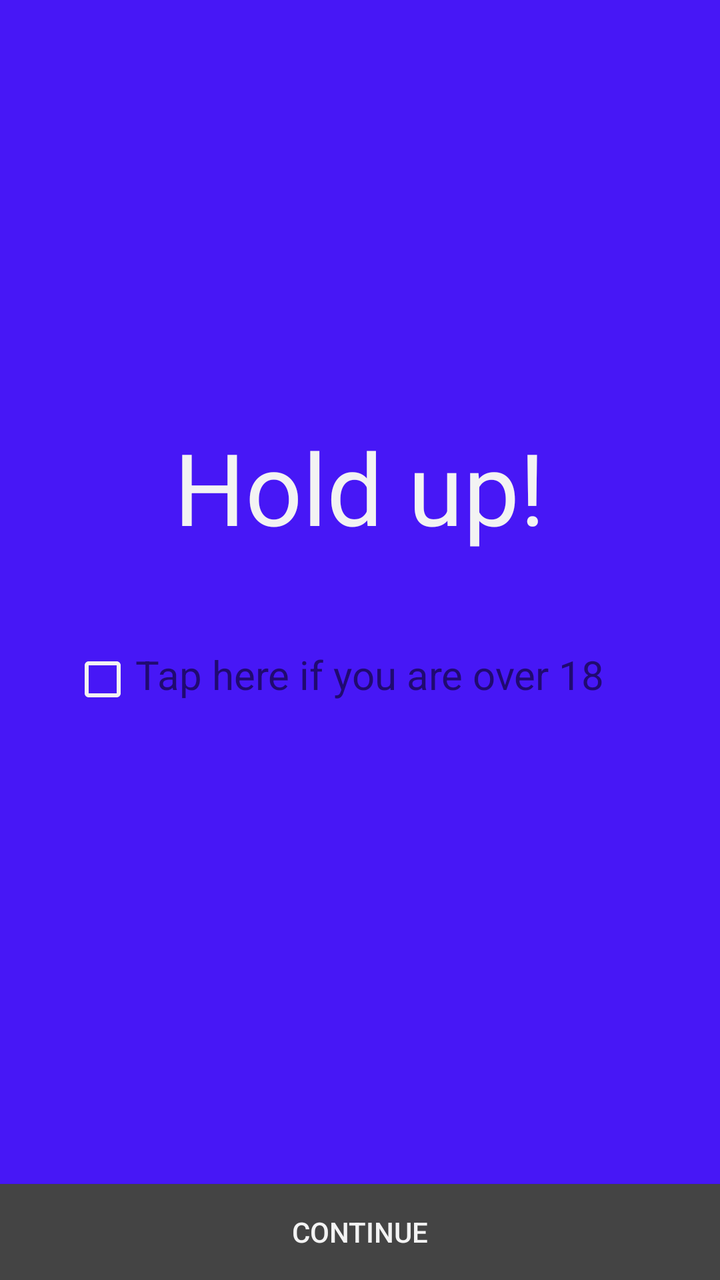
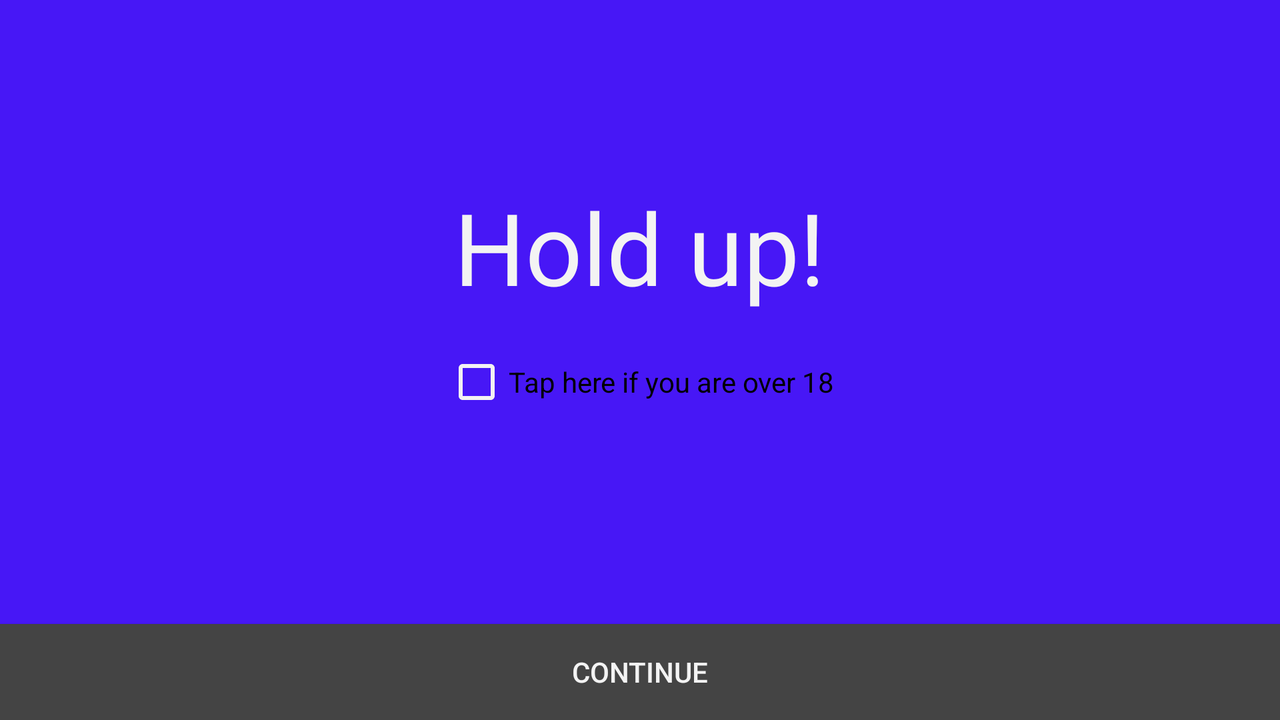

An Android layout and its configuration variant, each rendered on a device that would load it. The default file and the variant file are quoted in full after the pictures.
<!-- AndroidManifest.xml: application theme AppTheme -->
<!-- res/layout/activity_second_sign_up_page.xml -->
<?xml version="1.0" encoding="utf-8"?>
<RelativeLayout
    xmlns:android="http://schemas.android.com/apk/res/android"
    xmlns:tools="http://schemas.android.com/tools"
    android:layout_width="match_parent"
    android:layout_height="match_parent"
    android:background="@color/purple"
    tools:context="com.dating.app.idateu.SignUp_LogIn.SecondSignUpPage">

    <TextView
        android:id="@+id/warning_txt"
        android:layout_width="wrap_content"
        android:layout_height="wrap_content"
        android:layout_alignParentTop="true"
        android:layout_centerHorizontal="true"
        android:layout_marginTop="210dp"
        android:text="Hold up!"
        android:textColor="@color/white"
        android:textSize="50sp" />

    <CheckBox
        android:id="@+id/tick_box"
        android:layout_width="wrap_content"
        android:layout_height="wrap_content"
        android:layout_below="@id/warning_txt"
        android:layout_alignStart="@id/warning_txt"
        android:layout_marginStart="-52dp"
        android:layout_marginTop="47dp"
        android:layout_marginRight="2dp"
        android:buttonTint="@color/white"/>

    <TextView
        android:id="@+id/tap_here_txt"
        android:layout_width="wrap_content"
        android:layout_height="wrap_content"
        android:layout_below="@id/warning_txt"
        android:layout_alignBaseline="@id/tick_box"
        android:layout_marginTop="48dp"
        android:layout_centerInParent="true"
        android:layout_toRightOf="@id/tick_box"
        android:gravity="center"
        android:textSize="20sp"
        android:text="Tap here if you are over 18" />

    <Button
        android:id="@+id/Continue_button"
        android:layout_width="match_parent"
        android:layout_height="wrap_content"
        android:layout_alignParentBottom="true"
        android:background="@drawable/full_length_button"
        android:backgroundTint="@color/transparent_black"
        android:text="Continue"
        android:textColor="@color/white" />

</RelativeLayout>
<!-- resources referenced by this layout -->
<resources>
  <color name="purple">#4717f6</color>
  <color name="transparent_black">#444444</color>
  <color name="white">#f3f3f3</color>
  <!-- drawable full_length_button (drawable) -->
  <?xml version="1.0" encoding="utf-8"?>
  <ripple xmlns:android="http://schemas.android.com/apk/res/android"
      android:color="@color/transparent_grey">
  <item>
      <shape  android:color="@color/colorPrimaryDark">
          <solid android:color="@color/white"/>
      </shape>
  </item>
  </ripple>
  <style name="AppTheme" parent="Theme.AppCompat.Light.NoActionBar">
          
          <item name="colorPrimary">@color/purple</item>
          <item name="colorPrimaryDark">@color/purple</item>
          <item name="colorAccent">@color/purple</item>
          <item name="android:windowAnimationStyle">@style/CustomActivityAnimation</item>
  
      </style>
  <color name="transparent_grey">#DDAAAAAA</color>
  <color name="colorPrimaryDark">#00574B</color>
  <style name="CustomActivityAnimation" parent="@android:style/Animation.Activity">
  
          <item name="android:activityOpenEnterAnimation">@anim/slide_in_right</item>
          <item name="android:activityOpenExitAnimation">@anim/slide_out_left</item>
          <item name="android:activityCloseEnterAnimation">@anim/slide_in_left</item>
          <item name="android:activityCloseExitAnimation">@anim/slide_out_right</item>
      </style>
</resources>
<!-- res/layout-land/activity_second_sign_up_page.xml (the repository's variant of the layout above) -->
<!-- drawn on the phone turned sideways -->
<?xml version="1.0" encoding="utf-8"?>
<RelativeLayout xmlns:app="http://schemas.android.com/apk/res-auto"
    xmlns:tools="http://schemas.android.com/tools"
    xmlns:android="http://schemas.android.com/apk/res/android"
    android:layout_width="match_parent"
    android:layout_height="match_parent"
    android:background="@color/purple"
    tools:context="com.dating.app.idateu.SignUp_LogIn.SecondSignUpPage">

    <TextView
        android:id="@+id/warning_txt"
        android:layout_width="wrap_content"
        android:layout_height="wrap_content"
        android:layout_centerHorizontal="true"
        android:layout_marginTop="90dp"
        android:text="Hold up!"
        android:textColor="@color/white"
        android:textSize="50sp" />

    <TextView
        android:id="@+id/tap_here_txt"
        android:layout_width="wrap_content"
        android:layout_height="wrap_content"
        android:layout_below="@id/warning_txt"
        android:layout_centerHorizontal="true"
        android:layout_marginTop="25dp"
        android:textSize="20sp" />

    <CheckBox
        android:id="@+id/tick_box"
        android:layout_width="wrap_content"
        android:layout_height="wrap_content"
        android:layout_below="@+id/tap_here_txt"
        android:layout_centerHorizontal="true"
        android:layout_marginTop="-34dp"
        android:text="Tap here if you are over 18"
        android:buttonTint="@color/white"/>

    <Button
        android:id="@+id/Continue_button"
        android:layout_width="match_parent"
        android:layout_height="wrap_content"
        android:layout_alignParentBottom="true"
        android:background="@drawable/full_length_button"
        android:backgroundTint="@color/transparent_black"
        android:text="Continue"
        android:textColor="@color/white" />


    </RelativeLayout>
